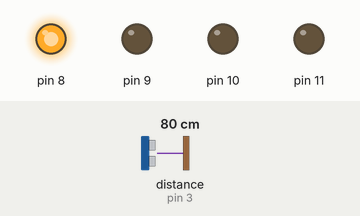
Simulated run of this sketch. Board: Arduino Uno, built with avr-gcc and run on an emulated ATmega328P. Shown: output pins drawn as LEDs (lit = HIGH). Wiring (inferred from the names in the program): ultrasonic range finder: trigger pin 2; echo pin 3. The inputs (shaded band) are chosen by the test bench; at power-on: distance to the obstacle (sensor on pin 3) 80 cm. The echo pulse lasts 58.3 µs per cm; pins used as bus, display or sensor lines are not drawn; what the sketch prints to the serial monitor is not drawn.

Above: at 1.2 s.
1.3 s: distance to the obstacle (sensor on pin 3) set to 2 cm
4.3 s: distance to the obstacle (sensor on pin 3) set to 18 cm
Timing chart, 0 to 7.3 s (numbered marks = the images above; inputs shaded):
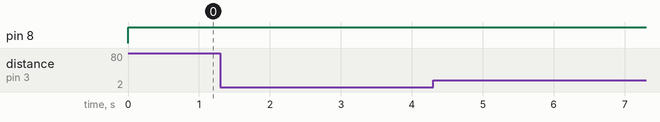

The sketch:

UltraSonic.ino
```cpp
/************************************************/
/*                                              */
/*         Author:  Blizzard "Blizzy" Color     */
/*         Date:    11/01/2018                  */
/*         Version: 1.0                         */
/*         Subject: UltraSonic Sensor           */
/*                                              */
/************************************************/

const int trig = 2; //Defining the UltraSonic's trigger pin number on the arduino
const int echo = 3; //Defining the UltraSonic's echo pin number on the arduino
long echoRead;      //This to read the width of the pulse length in microseconds
long distance;      //This is to store and print the distance of an object in centimeters

const int amountLeds = 4; //Aantal LEDs
const int LedStart = 8;

void setup() {
  pinMode(trig, OUTPUT);
  digitalWrite(trig, LOW);       //This is to make sure that the Sensor is disabled at the begining
  pinMode(echo, INPUT);
  Serial.begin(9600);            //This is to be able to read the distance

   for (int current_led = LedStart; current_led < (LedStart+amountLeds) ; current_led++){
    pinMode(current_led, OUTPUT);
   }
}

void loop() {
  digitalWrite(trig, HIGH);      /*****************************************************/
  delayMicroseconds(10);         /*   this sends a pulse witdh of ten microsenconds   */
  digitalWrite(trig, LOW);       /*****************************************************/
  echoRead = pulseIn(echo, HIGH);//This calculates the duration of the pulse in microseconds
  distance = echoRead * 0.017;  //this calculates the distance of the echo pulse in centimeters
  Serial.print("Distance: ");    /***************************************************/
  Serial.print(distance);        /*            This is just a neat way              */
  Serial.print(" cm");           /*         to way to print out the distance        */
  Serial.print("\n");            /***************************************************/
  //delay(1000);                   //This just puts a delay to not over do it


 digitalWrite(8, HIGH);


}
```

Measured:
- after the input at 1.3 s, every drawn part: stays the same
- after the input at 4.3 s, every drawn part: stays the same
